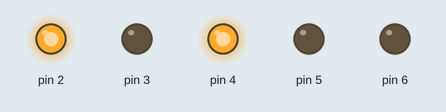
Recording of a sketch running on a simulated Arduino Uno, built with avr-gcc and run on an emulated ATmega328P. Shown: output pins drawn as LEDs (lit = HIGH).

Above: at 0.5 s.
At 1.5 s:
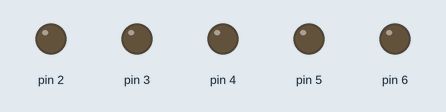
At 2.5 s:
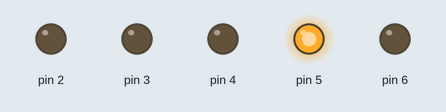
At 4.5 s:
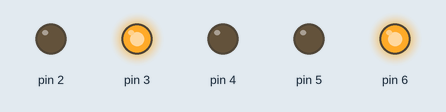
Timing chart, 0 to 6.5 s (numbered marks = the images above):
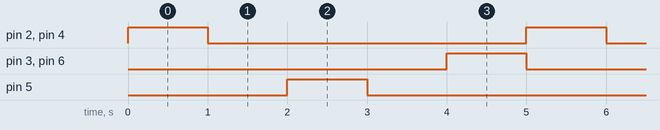

Measured:
- by itself, pin 2–6: alternates HIGH for 1.0 s and LOW for 4.0 s
- by itself, everything shown: repeats every 5.0 s, in 6 steps

The sketch:

manejo_digital_EJ1.ino
```cpp
// C++ code
//
void setup()
{
  pinMode(2, OUTPUT);
  pinMode(3, OUTPUT);
  pinMode(4, OUTPUT);
  pinMode(5, OUTPUT);
  pinMode(6, OUTPUT);
}

void loop()
{
  digitalWrite(2, HIGH);
  digitalWrite(4, HIGH);
  delay(1000);
  digitalWrite(2, LOW);
  digitalWrite(4, LOW);
  delay(1000);
  digitalWrite(5, HIGH);
  delay(1000);
  digitalWrite(5, LOW);
  delay(1000);
  digitalWrite(6, HIGH);
  digitalWrite(3, HIGH);
  delay(1000);
  digitalWrite(6,LOW);
  digitalWrite(3, LOW);
}
```
